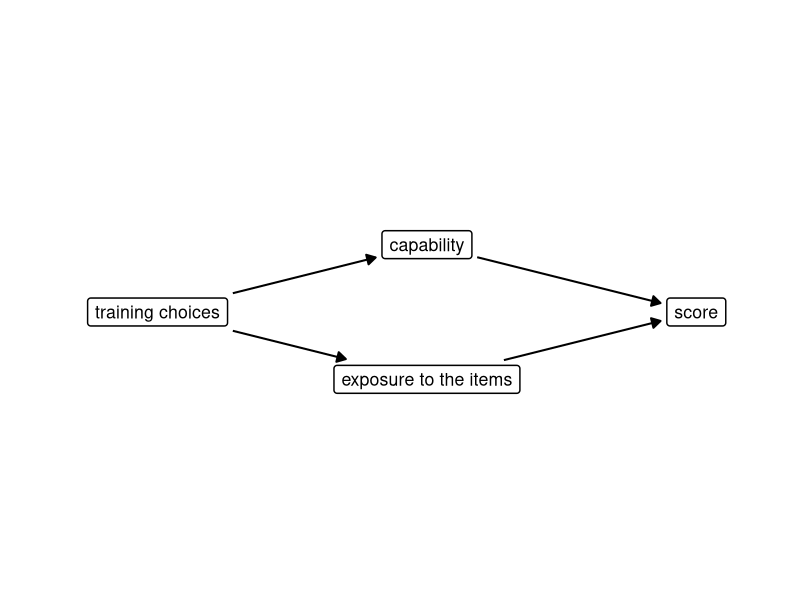
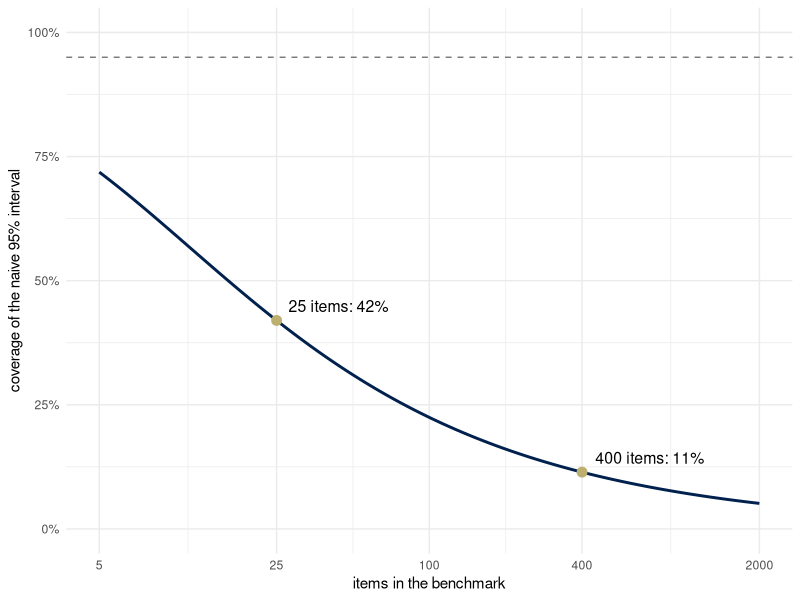
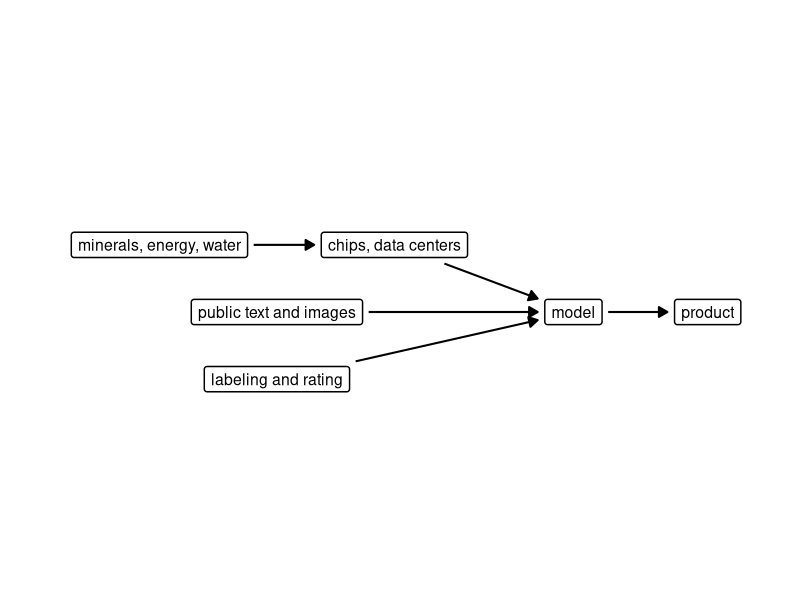

These charts were generated, in order, by the following R code:
## ---- chunk 1
library(ggplot2)
library(dplyr)
theme_set(theme_minimal())
set.seed(313)
# cividis: viridisLite::cividis(9)[c(1, 3, 5, 6, 7, 9)]
navy <- "#00204D"; slate <- "#414D6B"; cgray <- "#7C7B78"; khaki <- "#9B9477"; gold <- "#BCAF6F"; yellow <- "#FFEA46"
two <- c(navy, gold)               # the two groups, wherever there are two

# Causal graphs. Nodes are letters in circles, or words in boxes (boxes = TRUE). A node's
# size is fixed on the page, in inches; draw_dag measures the device and stops every arrow
# `gap` inches short of its nodes. From weeks 3 to 5.
draw_dag <- function(nodes, edges, dashed = character(0), highlight = character(0), boxes = FALSE,
                     text_size = 7, xlim = c(-0.5, 2.5), ylim = c(-0.4, 1.4), strip_size = 18,
                     gap = 0.05) {
  if (!"panel" %in% names(nodes)) { nodes$panel <- ""; edges$panel <- "" }
  pad <- unit(0.35, "lines"); border <- 0.5; dot <- 16; stroke <- 0.8; lw <- c(black = 0.7, gold = 1.5)
  p <- ggplot() +
    facet_wrap(~ panel, nrow = 1) +
    coord_fixed(xlim = xlim, ylim = ylim) +
    theme_void() +
    theme(strip.text = element_text(size = strip_size), panel.spacing = unit(1.5, "lines"))
  p <- if (boxes) {
    p + geom_label(data = nodes, aes(x, y, label = name), size = text_size, label.size = border,
                   label.padding = pad)
  } else {
    p + geom_point(data = nodes, aes(x, y), size = dot, shape = 21, fill = "white", stroke = stroke) +
      geom_text(data = nodes, aes(x, y, label = name), size = text_size, parse = TRUE)
  }
  inch <- function(u, f) f(u, "in", valueOnly = TRUE)
  g <- ggplotGrob(p)
  pp <- ggplot_build(p)$layout$panel_params[[1]]
  per_unit <- min((dev.size("in")[1] - sum(inch(g$widths, grid::convertWidth))) /
                    (length(unique(nodes$panel)) * diff(pp$x.range)),
                  (dev.size("in")[2] - sum(inch(g$heights, grid::convertHeight))) / diff(pp$y.range))
  if (boxes) {
    text <- lapply(as.character(nodes$name), grid::textGrob, gp = grid::gpar(fontsize = text_size * .pt))
    nodes$hw <- (sapply(text, \(t) inch(grid::grobWidth(t), grid::convertWidth)) / 2 +
                   inch(pad, grid::convertWidth) + border * .pt / 96 / 2) / per_unit
    nodes$hh <- (sapply(text, \(t) inch(grid::grobHeight(t), grid::convertHeight)) / 2 +
                   inch(pad, grid::convertHeight) + border * .pt / 96 / 2) / per_unit
  } else {
    nodes$hw <- nodes$hh <- (0.375 * (dot * .pt + stroke * .stroke / 2) / 72 +
                               stroke * .stroke / 2 / 96 / 2) / per_unit
  }
  e <- edges |>
    left_join(nodes, by = c("panel", "from" = "name")) |>
    rename(x0 = x, y0 = y, hw0 = hw, hh0 = hh) |>
    left_join(nodes, by = c("panel", "to" = "name")) |>
    mutate(dx = x - x0, dy = y - y0, len = sqrt(dx^2 + dy^2), ux = dx / len, uy = dy / len,
           col = ifelse(paste(from, to) %in% highlight, "#BCAF6F", "black"),
           style = ifelse(paste(from, to) %in% dashed, "dashed", "solid"),
           g0 = gap / per_unit,
           g1 = (gap + ifelse(col == "black", lw[["black"]], lw[["gold"]]) * .pt / 96 / 2) / per_unit,
           s0 = if (boxes) pmin((hw0 + g0) / pmax(abs(ux), 1e-9), (hh0 + g0) / pmax(abs(uy), 1e-9)) else hw0 + g0,
           s1 = if (boxes) pmin((hw + g1) / pmax(abs(ux), 1e-9), (hh + g1) / pmax(abs(uy), 1e-9)) else hw + g1,
           xs = x0 + s0 * ux, ys = y0 + s0 * uy, xe = x - s1 * ux, ye = y - s1 * uy)
  p + geom_segment(data = e, aes(x = xs, y = ys, xend = xe, yend = ye, linetype = style, color = col),
                   arrow = arrow(length = unit(0.25, "cm"), type = "closed"),
                   linewidth = ifelse(e$col == "black", lw[["black"]], lw[["gold"]]), show.legend = FALSE) +
    scale_linetype_identity() + scale_color_identity()
}

# Numbers stated in the text, each checked where it is computed (as in the slides).
cover <- function(n, ratio) { r <- 1 / sqrt(1 + n * ratio); 2 * pnorm(1.96 * r) - 1 }
ratio <- 0.462                     # tau^2 / sigma^2, chosen so that coverage at 25 items is 42%
m_K <- function(K) integrate(function(x) x * K * dnorm(x) * pnorm(x)^(K - 1), -Inf, Inf)$value
stopifnot(abs(cover(25, ratio) - 0.42) < 0.005, abs(cover(400, ratio) - 0.114) < 0.005,
          abs(2 * pnorm(1.96 / 2) - 1 - 0.673) < 0.001,
          abs(1 / sqrt(1 + 25 * ratio) - 0.282) < 0.001,
          all(abs(sapply(c(2, 10, 27, 50), m_K) - c(0.564, 1.539, 1.998, 2.249)) < 0.002),
          abs(m_K(2) - 1 / sqrt(pi)) < 1e-6,
          abs(sqrt(2 * 0.8 * 0.2 / 1200) - 0.0163) < 1e-4,
          abs(0.08 / sqrt(2 * 0.8 * 0.2 / 1200) - 4.9) < 0.05, abs(0.02 / sqrt(2 * 0.8 * 0.2 / 1200) - 1.2) < 0.05,
          abs((9 * 12 + 1 * 1) / 10 - 10.9) < 1e-9, abs((9 * 12 + 91 * 1) / 100 - 1.99) < 1e-9,
          abs(m_K(27) * 1 / 4 - 0.5) < 0.001)
## ---- chunk 2
sc <- data.frame(name = c("training choices", "capability", "exposure to the items", "score"),
                 x = c(0, 2, 2, 4), y = c(0.5, 1, 0, 0.5))
draw_dag(sc, data.frame(from = c("training choices", "training choices", "capability", "exposure to the items"),
                        to = c("capability", "exposure to the items", "score", "score")),
         boxes = TRUE, text_size = 4.5, xlim = c(-0.9, 4.5), ylim = c(-0.3, 1.3))
## ---- chunk 3
cv <- data.frame(n = 10^seq(log10(5), log10(2000), length.out = 200)) |> mutate(coverage = cover(n, ratio))
pts <- data.frame(n = c(25, 400)) |>
  mutate(coverage = cover(n, ratio), label = sprintf("%d items: %.0f%%", n, 100 * coverage))
ggplot(cv, aes(n, coverage)) +
  geom_hline(yintercept = 0.95, linetype = "dashed", color = cgray) +
  geom_line(color = navy, linewidth = 1) +
  geom_point(data = pts, color = gold, size = 3) +
  geom_text(data = pts, aes(label = label), hjust = -0.12, vjust = -0.7, size = 4) +
  scale_x_log10(breaks = c(5, 25, 100, 400, 2000)) +
  scale_y_continuous(labels = scales::percent, limits = c(0, 1)) +
  labs(x = "items in the benchmark", y = "coverage of the naive 95% interval")
## ---- chunk 4
ch <- data.frame(name = c("minerals, energy, water", "chips, data centers", "public text and images",
                          "labeling and rating", "model", "product"),
                 x = c(0, 2.1, 1.05, 1.05, 3.7, 4.9), y = c(1.2, 1.2, 0.6, 0, 0.6, 0.6))
draw_dag(ch, data.frame(from = c("minerals, energy, water", "chips, data centers", "public text and images",
                                 "labeling and rating", "model"),
                        to = c("chips, data centers", "model", "model", "model", "product")),
         boxes = TRUE, text_size = 4, xlim = c(-1.1, 5.4), ylim = c(-0.3, 1.5))
